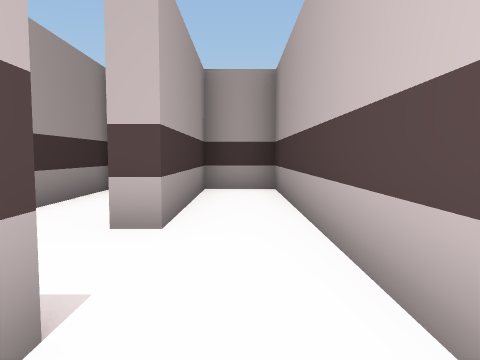
view 1 (above)

21 first-person views from a walk through a Unity game level. The camera is 1.4 m above the floor, tilts 4° down and sees 70° across. The floor is counted in squares, 2 m on a side. Each view is taken from the middle of a square. On the plan, view 1 faces up. The plan holds only what a view shows up to about 11 squares ahead; the rest is blank. The player character is not drawn. Some animated figures are not drawn.

view 2
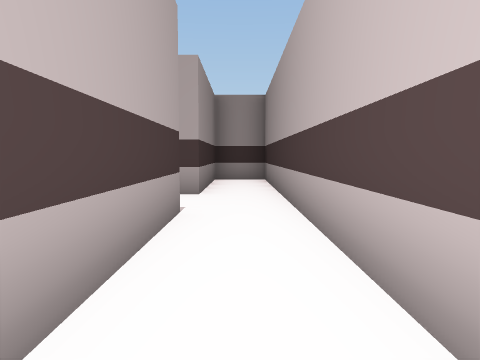

view 3
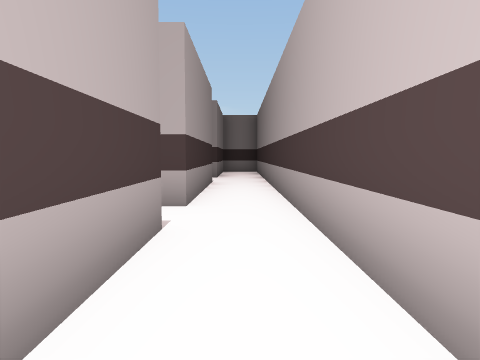

view 4
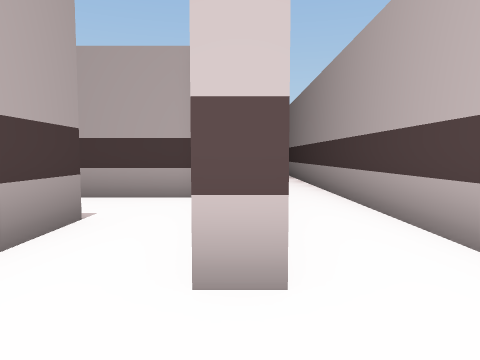

view 5
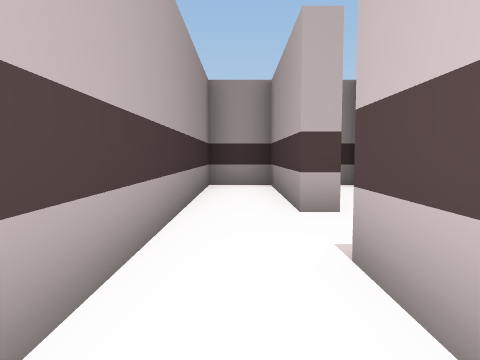

view 6
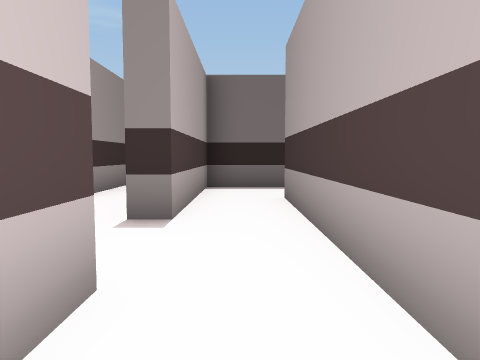

view 7
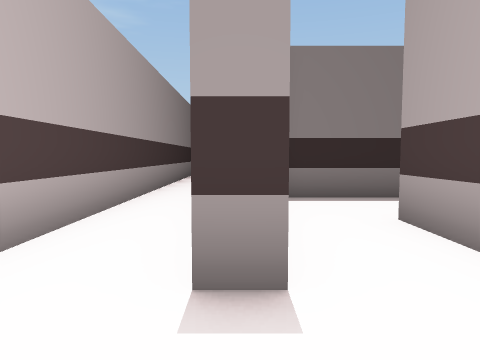

view 8
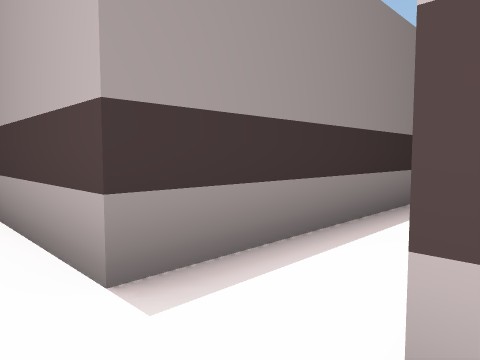

view 9
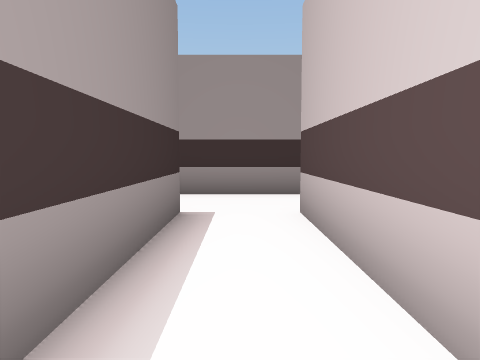

view 10
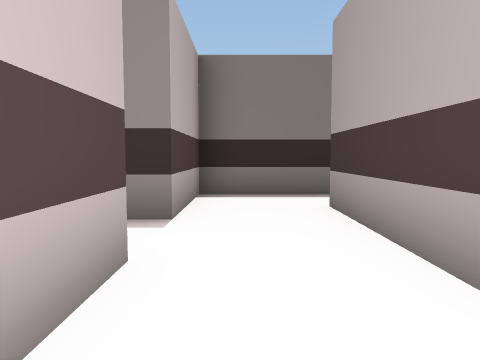

view 11
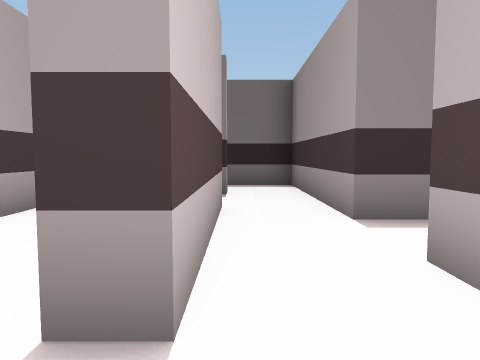

view 12
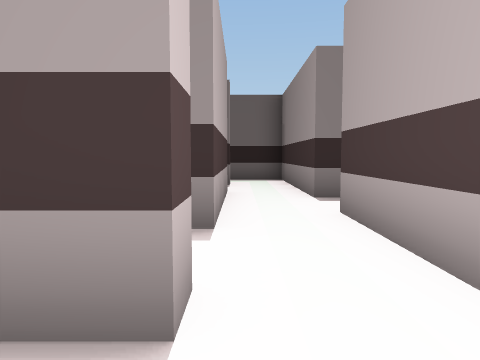

view 13
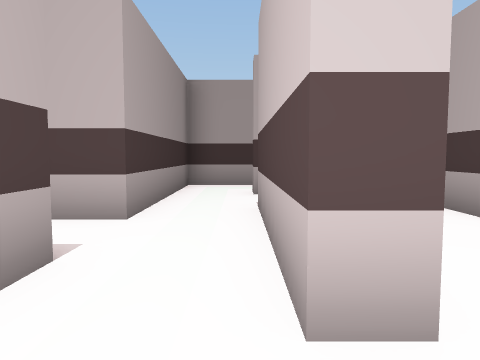

view 14
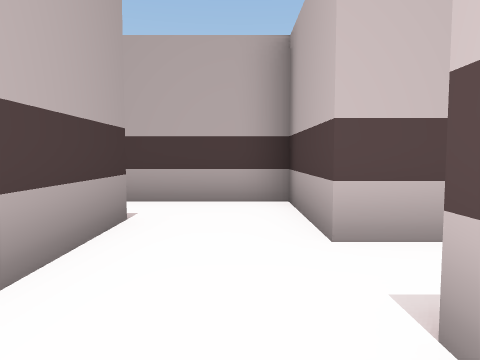

view 15
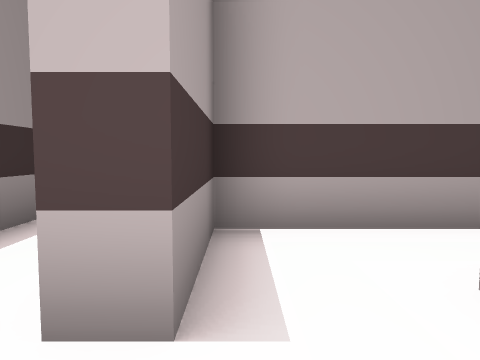

view 16
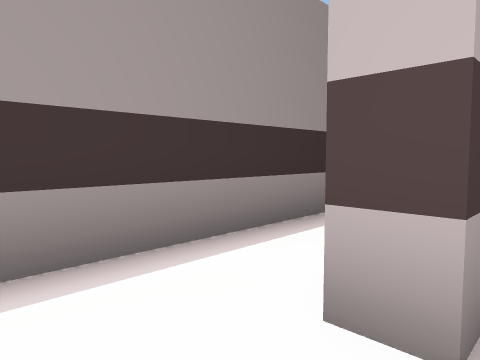

view 17
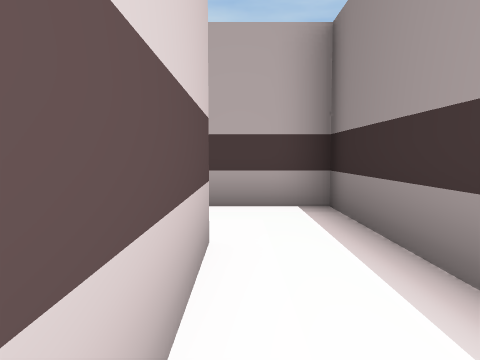

view 18
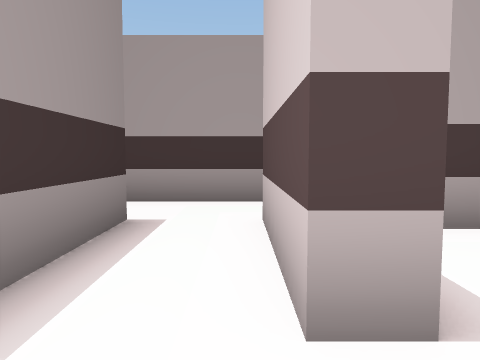

view 19
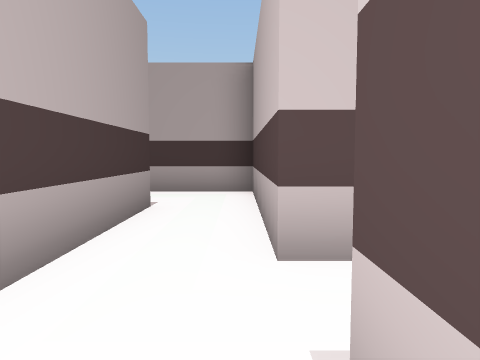

view 20
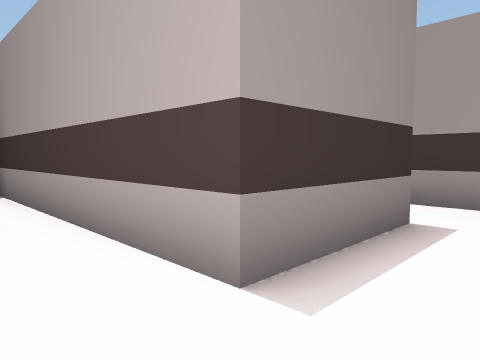

view 21
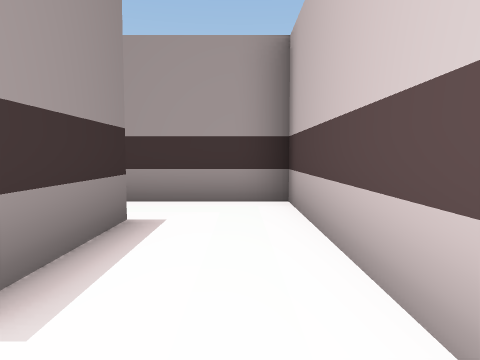

### Floor plan
Points are (right, up) in squares from view 1. A wall is a line through its corners. A room is listed if a view was taken in it or the views show most of it. See-through windows are left out.
Room 1 (views 1, 2, 3, 4, 7, 8, 9)
walls: (-5.3, -4.7) (-0.7, -4.7) (-0.7, -7.4); (0.8, -8.6) (0.8, 7.2) (-0.7, 7.2) (-0.7, 3.2) (-1.2, 3.2); (-1.2, 1.3) (-0.7, 1.3) (-0.7, -3.2) (-5.3, -3.2); (-0.6, -9.3) (-1.2, -9.3); (-7.3, -2.2) (-7.3, -5.8)
ways out: opening at (-1, 2.5) to room 3; opening at (-6, -3) to room 4; opening at (-6, -5) to room 8; opening at (-1, -10.5)
Room 2 (view 5)
walls: (-3.8, -2.7) (-1.2, -2.7) (-1.2, -0.5)
ways out: opening at (-2, 0.5) to room 3; opening at (-3, -1.5)
Room 3 (view 6)
walls: (-1.2, 3.2) (-1.2, 7.2) (-2.7, 7.2) (-2.7, -0.8); (-1.2, -0.5) (-1.2, 1.3)
ways out: opening at (-1, 2.5) to room 1; opening at (-2, 0.5) to room 2
Room 4 (view 10)
walls: (-7.8, -2.2) (-7.3, -2.2); (-5.3, -3.2) (-5.3, -0.8) (-7.8, -0.8)
ways out: opening at (-6, -3) to room 1; opening at (-7, -1.5) to room 5
Room 5 (view 11)
walls: (-7.8, -0.8) (-7.8, -0.2); (-7.8, -3.4) (-7.8, -2.2); (-9.3, -0.5) (-9.3, -3.2)
ways out: opening at (-7, -1.5) to room 4; opening at (-8, 0) to room 6; opening at (-8, -3)
Room 6 (view 12)
walls: (-7.6, 1.2) (-9.3, 1.2) (-9.3, -0.5); (-7.8, -0.2) (-7, -0.2)
ways out: opening at (-8, 0) to room 5
Room 7 (views 13, 15, 16, 18)
walls: (-9.3, -6.5) (-9.3, -9.2) (-7.3, -9.2) (-7.3, -9.8) (-9.7, -9.8); (-9.7, -11.2) (-5.3, -11.2) (-5.3, -9.5)
ways out: opening at (-8.5, -10) to room 9; opening at (-8, -7) to room 10
Room 8 (view 14)
walls: (-7.9, -7.2) (-5.3, -7.2) (-5.3, -4.7)
ways out: opening at (-6, -5) to room 1; opening at (-7, -6) to room 10
Room 9 (views 17, 19, 20, 21)
walls: (-9.7, -9.8) (-9.7, -5.2) (-15.3, -5.2) (-15.3, -7.8); (-9.7, -11.8) (-9.7, -11.2); (-13.9, -7.2) (-11.3, -7.2) (-11.3, -13.2)
ways out: opening at (-8.5, -10) to room 7; opening at (-14, -7)
Room 10 (no view inside)
walls: (-7.3, -5.8) (-7.8, -5.8) (-7.8, -4.6); (-9.3, -4.7) (-9.3, -6.5)
ways out: opening at (-8, -7) to room 7; opening at (-7, -6) to room 8; opening at (-8, -5)

Positions as (right, up) in squares from view 1, and headings:
1: (0, 0), facing up
2: (0, -3), facing up
3: (0, -8), facing up
4: (-1, -11), facing up
5: (-2, -1), facing up
6: (-2, 5), facing down
7: (-1, 3), facing down
8: (0, -3), facing down-left
9: (-1, -4), facing left
10: (-6, -1), facing down
11: (-8, -1), facing down
12: (-8, 1), facing down
13: (-8, -7), facing up
14: (-6, -6), facing up
15: (-6, -9), facing left
16: (-6, -9), facing down-left
17: (-10, -10), facing right
18: (-6, -10), facing left
19: (-10, -12), facing up
20: (-10, -6), facing down-left
21: (-10, -6), facing left
